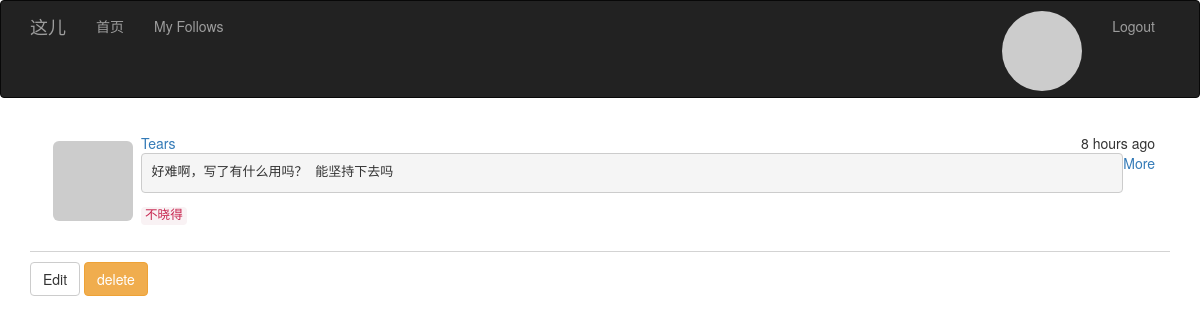
The app's page /post/126 (signed in) with its own data.
### app/models.py (models this page shows, shortened)
class Post(db.Model):
    __tablename__ = 'posts'
    id = db.Column(db.Integer, primary_key=True)
    body = db.Column(db.Text)
    body_html = db.Column(db.Text)
    timestamp = db.Column(db.DateTime, index=True, default=datetime.utcnow)
    author_id = db.Column(db.Integer, db.ForeignKey('users.id'))

class User(UserMixin, db.Model):
    __tablename__ = 'users'
    id = db.Column(db.Integer, primary_key=True)
    email = db.Column(db.String(64), unique=True, index=True)
    username = db.Column(db.String(64), unique=True, index=True)
    password_hash = db.Column(db.String(128))
    confirmed = db.Column(db.Boolean, default=False)
    role_id = db.Column(db.Integer, db.ForeignKey('roles.id'))
    posts = db.relationship('Post', backref='author', lazy='dynamic')
    location = db.Column(db.String(64))
    about_me = db.Column(db.Text())
    member_since = db.Column(db.DateTime(), default=datetime.utcnow)
    last_seen = db.Column(db.DateTime(), default=datetime.utcnow)
    avatar = db.Column(db.String(128))
    followed = db.relationship('Follow', foreign_keys=[Follow.follower_id],
                               backref=db.backref('follower', lazy='joined'),
                               lazy='dynamic', cascade='all, delete-orphan')
    followers = db.relationship('Follow', foreign_keys=[Follow.followed_id],
                                backref=db.backref('followed', lazy='joined'),
                                lazy='dynamic', cascade='all, delete-orphan')
    def getAvatar(self, size=100, default='identicon', rating='g'):
        if request.is_secure:
            url = "https://secure.gravatar.com/avatar"
        else:
            url = 'http://www.gravatar.com/avatar'
        hash = self.avatar or self.cemail
        return '{url}/{hash}?s={size}&d={default}&r={rating}'.format(
            url=url, hash=hash, default=default, rating=rating, size=size)
    def can(self, permissions):
        return self.role is not None and \
               (self.role.permissions & permissions) == permissions
    @property
    def cemail(self):
        """
        返回同email
        @return:
        @rtype:
        """
        return self.email
    @property
    def password(self):
        raise AttributeError('password is not readable attribute')

### app/main/views.py (the view)
@main.route('/post/<int:id>')
def post(id):
    post = Post.query.get_or_404(id)
    return render_template('post.html', posts=[post])

### app/main/__init__.py (called while the page is built)
@main.app_context_processor
def inject_permissions():
    return dict(Permission=Permission)

### app/models.py (called while the page is built)
@login_manager.user_loader
def load_user(user_id):
    return User.query.get(int(user_id))

### app/templates/post.html (shortened to what this page needs)
{% extends "bootstrap_base.html" %}
{% import 'message.html' as msg %}
{% block content %}
<div class="container">
    {% include '_posts.html' %}
    {% if current_user.can(Permission.MODERATE_COMMENTS) or posts[0].author==current_user %}
    <a href="{{url_for('.edit_post',id=posts[0].id)}}" class="btn btn-default" role="button">Edit</a>
    <a href="{{url_for('.delete_post',id=posts[0].id)}}" class="btn btn-warning" role="button">delete</a>
    {% endif %}
</div>
{% endblock %}

### app/templates/_posts.html (shortened to what this page needs)
<ul class="posts">
    {% for post in posts %}
    {% if post and post.author %}
    <li>
        <div class="post-thumbnail">
            <a href="{{url_for('.user',id=post.author.id)}}">
                <img src="{{ post.author.getAvatar(size=40) }}"
                     class="img-rounded profile-thumbnail"/></a>
        </div>
        <div class="post-date">{{ moment(post.timestamp).fromNow()}}</div>
        <div class="post-author"><a href="{{url_for('.user',id=post.author.id)}}">
            {{ post.author.username}}</a></div>
        <div class="post-body">
            <span class="pull-right"><a href="{{url_for('.post',id=post.id)}}">More</a></span>
            {% if post.body_html %}
            {{ post.body_html| safe}}
            {% else %}
            {{ post.body }}
            {% endif %}
        </div>
    </li>
    {% endif %}
    {% endfor %}
</ul>

### app/static/style.css (style rules this page uses)
* { -webkit-font-smoothing: antialiased; }
ul.posts { padding:0px; font-family:Gibson,Helvetica Neue,HelveticaNeue,Helvetica,Arial,sans-serif; }
ul.posts li , ul.follows li { list-style-type:none; padding:15px; border-bottom:1px lightgray solid; }
ul> li> .post-date { float:right; }
ul> li >.post-thumbnail { float:left; padding:8px }

### records on screen
Post: timestamp "8 hours ago", author.username "Tears", body_html "好难啊，写了有什么用吗？ 能坚持下去吗 不晓得"
